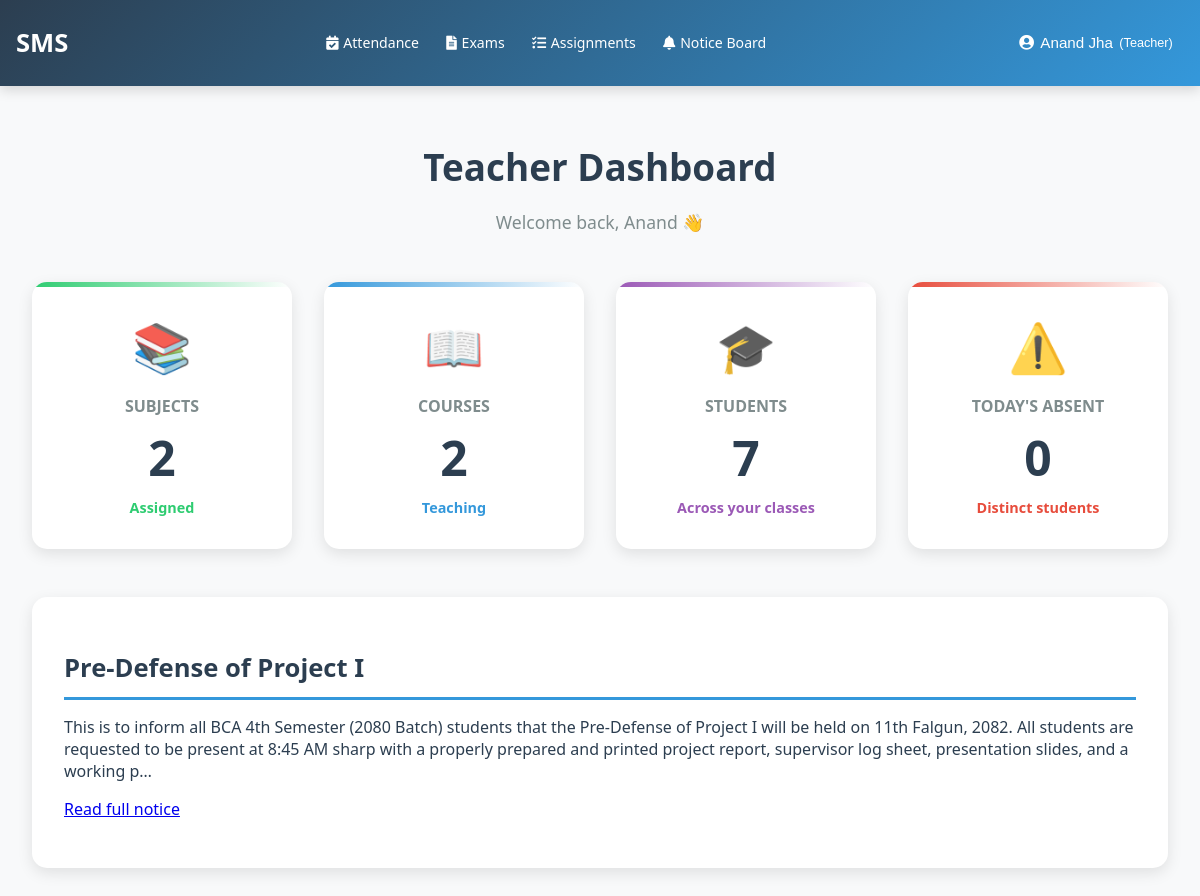
The page /teacher/dashboard/ (signed in) on the database its author committed.
### accounts/models.py (models this page shows, shortened)
class User(AbstractUser):
    ROLE_CHOICES = (
        ('admin', 'Admin'),
        ('teacher', 'Teacher'),
        ('student', 'Student'),
        ('guardian', 'Guardian'),
    )
    username = None
    email = models.EmailField(
        unique=True,
        validators=[email_validator],
        verbose_name="Email ID",
        help_text="Enter a valid email address"
    )
    role = models.CharField(
        max_length=20,
        choices=ROLE_CHOICES,
        default='student',
        verbose_name="User Role"
    )
    is_verified = models.BooleanField(default=False, verbose_name="Email Verified")
    created_by = models.ForeignKey(
        'self',
        on_delete=models.SET_NULL,
        null=True,
        blank=True,
        related_name='created_users',
        verbose_name="Created By"
    )
    date_created = models.DateTimeField(auto_now_add=True, verbose_name="Account Created")
    first_name = models.CharField(
        max_length=30,
        validators=[name_validator, validate_no_numbers],
        verbose_name="First Name",
        help_text="Enter first name without numbers"
    )
    last_name = models.CharField(
        max_length=30,
        validators=[name_validator, validate_no_numbers],
        verbose_name="Last Name",
        help_text="Enter last name without numbers"
    )
    phone_number = models.CharField(
        validators=[phone_validator, validate_no_letters_in_phone],
        max_length=17,
        blank=True,
        verbose_name="Phone Number",
        help_text="Enter phone number (9-15 digits, optional +)"
    )
    USERNAME_FIELD = 'email'
    REQUIRED_FIELDS = ['first_name', 'last_name']
    objects = CustomUserManager()
    class Meta:
        verbose_name = "User"
        verbose_name_plural = "Users"
        ordering = ['-date_created']
    @property
    def is_teacher(self):
        return self.role == 'teacher'

### noticeboard/models.py (models this page shows, shortened)
class Notice(models.Model):
    AUDIENCE_CHOICES = [
        ('all', 'All Users'),
        ('batch', 'Specific Batch'),
        ('course', 'Specific Course'),
        ('role', 'Specific Role'),
        ('students', 'All Students'),
        ('teachers', 'All Teachers'),
        ('guardians', 'All Guardians'),
    ]
    PRIORITY_CHOICES = [
        ('low', 'Low'),
        ('medium', 'Medium'),
        ('high', 'High'),
        ('urgent', 'Urgent'),
    ]
    title = models.CharField(max_length=255)
    content = models.TextField()
    audience_type = models.CharField(max_length=20, choices=AUDIENCE_CHOICES, default='all')
    batches = models.ManyToManyField(Batch, blank=True, related_name='notices')
    courses = models.ManyToManyField(Course, blank=True, related_name='notices')
    priority = models.CharField(max_length=10, choices=PRIORITY_CHOICES, default='medium')
    is_important = models.BooleanField(default=False)
    created_by = models.ForeignKey(User, on_delete=models.CASCADE, related_name='created_notices')
    created_at = models.DateTimeField(auto_now_add=True)
    updated_at = models.DateTimeField(auto_now=True)
    expires_at = models.DateTimeField(null=True, blank=True)
    is_active = models.BooleanField(default=True)
    class Meta:
        ordering = ['-created_at']
        indexes = [
            models.Index(fields=['created_at', 'is_active']),
            models.Index(fields=['audience_type', 'created_by']),
            models.Index(fields=['priority', 'is_important']),
        ]
        verbose_name_plural = 'Notices'

### accounts/views.py (the view)
# urls.py: path('teacher/dashboard/', views.teacher_dashboard, name='teacher_dashboard'),
@login_required
def teacher_dashboard(request):
    if not request.user.is_teacher:
        return redirect('login')
    teacher_profile = None
    if hasattr(request.user, 'teacher_profile'):
        teacher_profile = request.user.teacher_profile
    subjects_count = request.user.subjects_taught.count() if request.user else 0
    courses_count = Course.objects.filter(subjects__teacher=request.user).distinct().count()
    students_count = StudentCourseEnrollment.objects.filter(course__subjects__teacher=request.user).values('student').distinct().count()
    from attendance.models import AttendanceRecord
    from django.utils import timezone
    today = timezone.now().date()
    absent_count = AttendanceRecord.objects.filter(
        status='absent',
        date=today,
        session__teacher=request.user
    ).values('student').distinct().count()
    context = {
        'teacher_profile': teacher_profile,
        'subjects_count': subjects_count,
        'courses_count': courses_count,
        'students_count': students_count,
        'absent_count': absent_count,
    }
    from noticeboard.models import Notice
    from django.utils import timezone as dj_tz
    now = dj_tz.now()
    notices_qs = Notice.objects.filter(is_active=True).filter(
        Q(expires_at__gt=now) | Q(expires_at__isnull=True)
    )
    course_ids = Course.objects.filter(subjects__teacher=request.user).values_list('id', flat=True)
    notices_qs = notices_qs.filter(
        Q(audience_type='all') | Q(audience_type='teachers') | Q(courses__in=course_ids)
    ).distinct().order_by('-created_at')
    context['latest_notice'] = notices_qs.first()
    if not context['latest_notice']:
        fallback = Notice.objects.filter(is_active=True).filter(
            Q(expires_at__gt=now) | Q(expires_at__isnull=True)
        ).order_by('-created_at').first()
        context['latest_notice'] = fallback
    return render(request, 'dashboard/teacher_dashboard.html', context)

### templates/dashboard/teacher_dashboard.html (shortened to what this page needs)
{% extends 'base.html' %}
{% block content %}
<div class="dashboard-header">
    <h1 class="dashboard-title">Teacher Dashboard</h1>
    <p class="dashboard-subtitle">Welcome back, {{ user.first_name }} 👋</p>
</div>
<div class="stats-grid">
    <a href="{% url 'courses:teacher_subjects' %}" class="stat-card subjects">
        <div class="stat-icon">📚</div>
        <h3 class="stat-title">Subjects</h3>
        <div class="stat-value">{{ subjects_count|default:0 }}</div>
        <div class="stat-change">Assigned</div>
    </a>
    <a href="{% url 'courses:course_list' %}" class="stat-card courses">
        <div class="stat-icon">📖</div>
        <h3 class="stat-title">Courses</h3>
        <div class="stat-value">{{ courses_count|default:0 }}</div>
        <div class="stat-change">Teaching</div>
    </a>
    <a href="{% url 'student_list' %}" class="stat-card students">
        <div class="stat-icon">🎓</div>
        <h3 class="stat-title">Students</h3>
        <div class="stat-value">{{ students_count|default:0 }}</div>
        <div class="stat-change">Across your classes</div>
    </a>
    <a href="{% url 'absent_list' %}" class="stat-card absent">
        <div class="stat-icon">⚠️</div>
        <h3 class="stat-title">Today's Absent</h3>
        <div class="stat-value">{{ absent_count|default:0 }}</div>
        <div class="stat-change">Distinct students</div>
    </a>
</div>
<div class="notice-section">
    {% if latest_notice %}
        <h2 class="section-title">{{ latest_notice.title }}</h2>
        <p>{{ latest_notice.content|truncatechars:300 }}</p>
        <p><a href="{% url 'noticeboard:notice_detail' latest_notice.id %}">Read full notice</a></p>
    {% else %}
        <h2 class="section-title">Notice Board</h2>
        <p>No active notices at the moment.</p>
    {% endif %}
</div>
{% endblock %}

### templates/base.html (shortened to what this page needs)
{% load static %}
<!DOCTYPE html>
<html lang="en">
<head>
    <link rel="stylesheet" href="https://cdnjs.cloudflare.com/ajax/libs/font-awesome/5.15.4/css/all.min.css">
    <link rel="stylesheet" href="{% static 'css/base.css' %}">
</head>
<body>
    <nav class="navbar">
        <a href="{% url 'dashboard_redirect' %}" class="navbar-brand">SMS</a>
        {% if user.is_authenticated %}
            <ul class="nav-menu">
                {% if user.role == 'admin' or user.is_superuser %}
                    <li><a href="{% url 'courses:course_list' %}" {% if 'courses' in request.path %}class="active"{% endif %}><i class="fas fa-book"></i> Course</a></li>
                    <li><a href="{% url 'batch_list' %}" {% if 'batches' in request.path %}class="active"{% endif %}><i class="fas fa-layer-group"></i> Batch</a></li>
                    <li><a href="{% url 'teacher_list' %}" {% if 'teachers' in request.path %}class="active"{% endif %}><i class="fas fa-chalkboard-teacher"></i> Teacher</a></li>
                    <li><a href="{% url 'student_list' %}" {% if 'students' in request.path %}class="active"{% endif %}><i class="fas fa-user-graduate"></i> Student</a></li>
                    <li><a href="{% url 'attendance:attendance_session_list' %}" {% if 'attendance' in request.path %}class="active"{% endif %}><i class="fas fa-calendar-check"></i> Attendance</a></li>
                    <li><a href="#"><i class="fas fa-file-alt"></i> Exam</a></li>
                    <li><a href="#"><i class="fas fa-tasks"></i> Assignment</a></li>
                    <li class="dropdown">
                        <a href="{% url 'noticeboard:notice_list' %}" {% if 'noticeboard' in request.path %}class="active"{% endif %}><i class="fas fa-bell"></i> Notice Board</a>
                        <ul class="dropdown-submenu">
                            <li><a href="{% url 'noticeboard:notice_list' %}"><i class="fas fa-list"></i> View Notices</a></li>
                            <li><a href="{% url 'noticeboard:create_notice' %}"><i class="fas fa-plus"></i> Create Notice</a></li>
                        </ul>
                    </li>
                {% elif user.role == 'teacher' %}
                    <li><a href="{% url 'attendance:teacher_attendance' %}"><i class="fas fa-calendar-check"></i> Attendance</a></li>
                    <li><a href="{% url 'attendance:teacher_exams' %}"><i class="fas fa-file-alt"></i> Exams</a></li>
                    <li><a href="{% url 'attendance:teacher_assignments' %}"><i class="fas fa-tasks"></i> Assignments</a></li>
                    <li class="dropdown">
                        <a href="{% url 'noticeboard:notice_list' %}" {% if 'noticeboard' in request.path %}class="active"{% endif %}><i class="fas fa-bell"></i> Notice Board</a>
                    </li>
                {% endif %}
            </ul>
        {% endif %}
        {% if user.is_authenticated %}
            <div class="profile-dropdown">
                <button class="profile-btn">
                    <i class="fas fa-user-circle"></i>
                    {{ user.get_full_name|default:user.email }}
                    <small>({{ user.get_role_display|default:user.role }})</small>
                </button>
            </div>
        {% endif %}
    </nav>
    <main>
        {% block content %}
        {% endblock %}
    </main>
</body>
</html>

### static/css/base.css (style rules this page uses)
body { font-family: 'Segoe UI', Tahoma, Geneva, Verdana, sans-serif; margin: 0; background-color: #f8f9fa; color: #2c3e50; }
.navbar { background: linear-gradient(135deg, #2c3e50, #3498db); padding: 0.8rem 1rem; display: flex; justify-content: space-between; align-items: center; box-shadow: 0 4px 12px rgba(0,0,0,0.15); flex-wrap: nowrap; min-height: 60px; }
.navbar-brand { color: white; font-size: 1.6rem; font-weight: bold; text-decoration: none; white-space: nowrap; margin-right: 1rem; }
.nav-menu { display: flex; list-style: none; margin: 0; padding: 0; gap: 0.6rem; }
.nav-menu li a { color: white; text-decoration: none; font-size: 0.92rem; padding: 0.4rem 0.7rem; border-radius: 6px; transition: all 0.3s; display: flex; align-items: center; gap: 0.3rem; white-space: nowrap; }
.profile-dropdown { position: relative; }
.profile-btn { background: none; border: none; color: white; font-size: 0.95rem; cursor: pointer; display: flex; align-items: center; gap: 0.4rem; padding: 0.4rem 0.7rem; border-radius: 6px; transition: background 0.3s; white-space: nowrap; max-width: 200px; overflow: hidden; text-overflow: ellipsis; }
.nav-menu .dropdown { position: relative; }
main { padding: 2rem; min-height: calc(100vh - 70px); }
@media (max-width: 1400px) { .nav-menu { gap: 0.5rem; } }
@media (max-width: 1400px) { .nav-menu li a { font-size: 0.88rem; padding: 0.35rem 0.6rem; } }

### templates/dashboard/teacher_dashboard.html (style rules this page uses)
.dashboard-header { margin-bottom: 3rem; text-align: center; }
.dashboard-title { color: #2c3e50; font-size: 2.3rem; margin-bottom: 0.5rem; }
.dashboard-subtitle { color: #7f8c8d; font-size: 1.1rem; }
.stats-grid { display: grid; grid-template-columns: repeat(auto-fit, minmax(250px, 1fr)); gap: 2rem; margin-bottom: 3rem; }
.stat-card { background: white; border-radius: 15px; padding: 2rem; text-align: center; box-shadow: 0 5px 15px rgba(0,0,0,0.1); transition: transform 0.3s, box-shadow 0.3s; position: relative; overflow: hidden; display: block; text-decoration: none; color: inherit; }
.stat-card::before { content: ''; position: absolute; top: 0; left: 0; right: 0; height: 5px; background: linear-gradient(90deg, var(--card-color), transparent); }
.stat-card.subjects { --card-color: #2ecc71; }
.stat-card.courses { --card-color: #3498db; }
.stat-card.students { --card-color: #9b59b6; }
.stat-card.absent { --card-color: #e74c3c; }
.stat-icon { font-size: 3rem; margin-bottom: 1rem; opacity: 0.85; }
.stat-title { color: #7f8c8d; font-size: 1rem; text-transform: uppercase; margin-bottom: 0.5rem; }
.stat-value { color: #2c3e50; font-size: 3rem; font-weight: bold; margin-bottom: 0.5rem; }
.stat-change { color: var(--card-color); font-size: 0.9rem; font-weight: 600; }
.notice-section { background: white; border-radius: 15px; padding: 2rem; box-shadow: 0 5px 15px rgba(0,0,0,0.1); }
.section-title { color: #2c3e50; font-size: 1.6rem; margin-bottom: 1rem; padding-bottom: 0.75rem; border-bottom: 3px solid #3498db; }

### rows shown on the page
User: get_full_name "Anand Jha", role "Teacher", first_name "Anand"
Notice: title "Pre-Defense of Project I", content "This is to inform all BCA 4th Semester (2080 Batch) students that the Pre-Defense of Project I will be held on 11th Falgun, 2082. All students are requested to be present at 8:45 AM sharp with a properly prepared and printed project report, supervisor log sheet, presentation slides, and a working p…"

### other values the page prints
{{ subjects_count|default:0 }} "2"
{{ courses_count|default:0 }} "2"
{{ students_count|default:0 }} "7"
{{ absent_count|default:0 }} "0"
